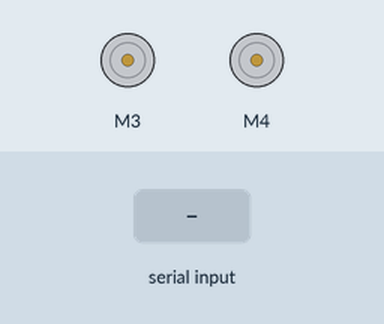
Simulated run of this sketch. Board: Arduino Uno, built with avr-gcc and run on an emulated ATmega328P. Parts: 2 × DC motor (green arrow = forward, orange = backward, longer = faster). Inputs (shaded band) come from the test bench. What the sketch prints to the serial monitor is not drawn.

Above: at 1.2 s.
1.3 s: "avanzar\n" received over Serial
At 2.3 s:
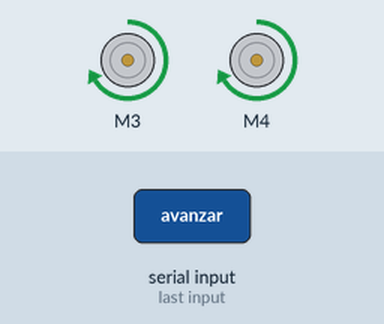
4.3 s: "atras\n" received over Serial
At 5.5 s:
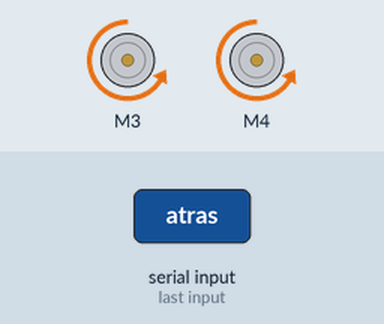
7.3 s: "izquierda\n" received over Serial
At 8.1 s:
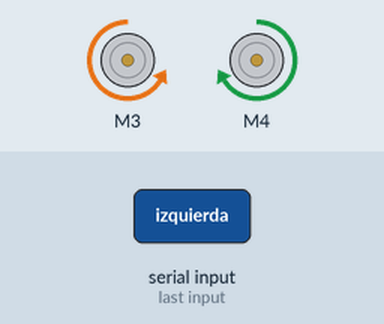
10.3 s: "derecha\n" received over Serial
At 11.5 s:
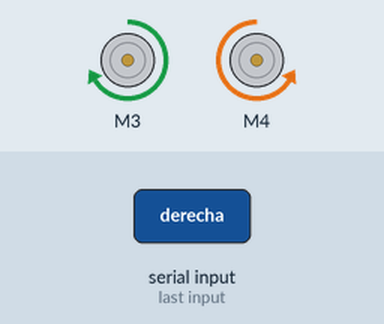
Timing chart, 0 to 14.3 s (numbered marks = the images above; inputs shaded):
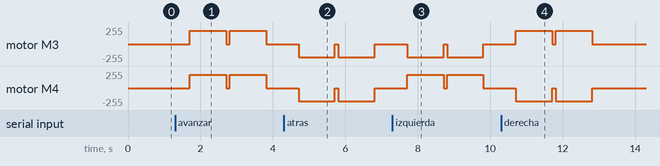

The sketch:

Robot.ino
```cpp
#include <NewPing.h>
#include <AFMotor.h>

AF_DCMotor motor1(3, 0);
AF_DCMotor motor2(4, 0);

#define trigPin A0
#define echoPin A1

String segundos = "";

void setup()
{
  Serial.begin(9600);           // set up Serial library at 9600 bps
  Serial.println("V-1.0");

  pinMode(trigPin, OUTPUT);
  pinMode(echoPin, INPUT);
  motor1.setSpeed(200);
  motor2.setSpeed(200);
  motor1.run(RELEASE);
  motor2.run(RELEASE);
}
int cantInstrucciones(String s) {
  int cont = 1;
  for (int i = 0 ; i < s.length() ; i++) {
    if (s.charAt(i) == ',')
      cont++;
  }
  return cont;
}
void moverDerecha() {
  motor1.run(FORWARD);
  motor2.run(BACKWARD);
}
void moverIzquierda() {
  motor1.run(BACKWARD);
  motor2.run(FORWARD);
}
void avanzar() {
  motor1.run(FORWARD);
  motor2.run(FORWARD);
}
void retroceder() {
  motor1.run(BACKWARD);
  motor2.run(BACKWARD);
}
void detener() {
  motor1.run(RELEASE);
  motor2.run(RELEASE);
}
void printDistancia() {
  long duracion, distancia ;

  digitalWrite(trigPin, LOW);   // Nos aseguramos de que el trigger está desactivado
  delayMicroseconds(2);     // Para estar seguros de que el trigger esta LOW
  digitalWrite(trigPin, HIGH);  // Activamos el pulso de salida
  delayMicroseconds(10);    // Esperamos 10µs. El pulso sigue active este tiempo
  digitalWrite(trigPin, LOW); // Cortamos el pulso y a esperar el echo

  duracion = pulseIn(echoPin, HIGH) ;
  distancia = duracion / 2 / 29.1  ;

  Serial.println(String(distancia) + " cm.");
}
int getDistancia() {
  long duracion, distancia ;

  digitalWrite(trigPin, LOW);   // Nos aseguramos de que el trigger está desactivado
  delayMicroseconds(2);     // Para estar seguros de que el trigger esta LOW
  digitalWrite(trigPin, HIGH);  // Activamos el pulso de salida
  delayMicroseconds(10);    // Esperamos 10µs. El pulso sigue active este tiempo
  digitalWrite(trigPin, LOW); // Cortamos el pulso y a esperar el echo

  duracion = pulseIn(echoPin, HIGH) ;
  distancia = duracion / 2 / 29.1  ;

  return (int)distancia;
}
int getSegundos(String accion) {
  segundos = "";
  for (int i = 0; i < accion.length(); i++) {
    if (accion.charAt(i) > 47 && accion.charAt(i) < 58) {
      segundos += accion.charAt(i);
    }
  }
  return segundos.toInt() * 1000;
}
boolean tieneDistancia(String accion) {
  for (int i = 0; i < accion.length(); i++) {
    if (accion.charAt(i) > 47 && accion.charAt(i) < 58) {
      return true;
    }
  }
  return false;
}
String getAccion(String accion) {
  String acc = "";
  for (int i = 0; i < accion.length(); i++) {
    if (accion.charAt(i) != ' ') {
      acc += accion.charAt(i);
    }
    else {
      return acc;
    }
  }
}
void loop()
{
  if (Serial.available()) {
    String instrucciones = Serial.readStringUntil('\n');
    String acciones[cantInstrucciones(instrucciones)];
    String accionTemp = "";
    int numInstruccion = 0;
    for (int i = 0; i < instrucciones.length() ; i++) {
      if (instrucciones.charAt(i) != ',') {
        accionTemp += instrucciones.charAt(i);
      }
      else {
        Serial.println("hola");
        Serial.println(accionTemp);
        acciones[numInstruccion] = accionTemp;
        accionTemp = "";
        numInstruccion++;
      }
    }


    for (int j = 0; j < sizeof(acciones); j++) {
      String accion = acciones[j];
      int seg = getSegundos(accion);
      accion = getAccion(accion);

      if (accion.equals("avanzar")) {
        avanzar();
        if (seg == 0) {
          delay(1000);
        }
        else {
          delay(seg);
        }
      }
      else if (accion.equals("atras")) {
        retroceder();
        if (seg == 0) {
          delay(1000);
        }
        else {
          delay(seg);
        }
      }
      if (accion.equals("izquierda")) {
        moverIzquierda();
        if (seg == 0) {
          delay(1000);
        }
        else {
          delay(seg);
        }
      }
      if (accion.equals("derecha")) {
        moverDerecha();
        if (seg == 0) {
          delay(1000);
        }
        else {
          delay(seg);
        }
      }
      else if (accion.equals("distancia")) {
        printDistancia();
      }
      detener();
      delay(100);
    }
  }
}
```

Measured:
- after the input at 1.3 s, motor M3, motor M4: alternates forward 200/255 for 1.0 s and stopped for 0.10 s, starting after 0.41 s
- after the input at 4.3 s, motor M3, motor M4: alternates backward 200/255 for 1.0 s and stopped for 0.10 s, starting after 0.41 s
- after the input at 7.3 s, motor M3: alternates backward 200/255 for 1.0 s and stopped for 0.10 s, starting after 0.41 s; motor M4: alternates forward 200/255 for 1.0 s and stopped for 0.10 s, starting after 0.41 s
- after the input at 10.3 s, motor M3: alternates forward 200/255 for 1.0 s and stopped for 0.10 s, starting after 0.41 s; motor M4: alternates backward 200/255 for 1.0 s and stopped for 0.10 s, starting after 0.41 s
